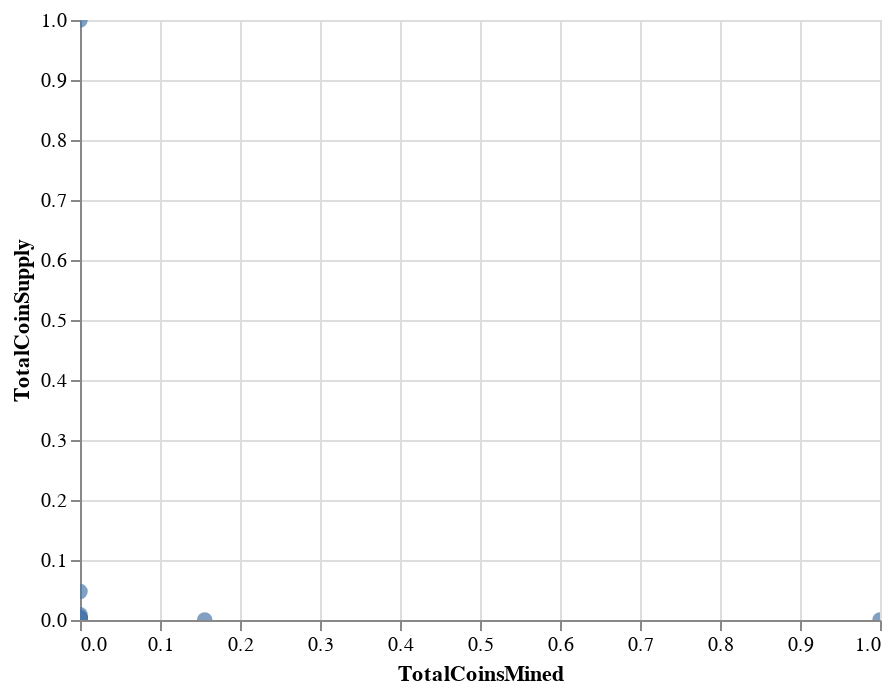

Here is the notebook cell this chart was saved with:
### Code cell
# Plot the scatter with x="TotalCoinsMined" and y="TotalCoinSupply"
source =cluster_scaled

alt.Chart(source).mark_circle(size=60).encode(
     x="TotalCoinsMined",
    y="TotalCoinSupply",
   
).interactive()

### Figure 1 — Vega-Lite specification as saved in the notebook (floating-point values rounded to 4 significant figures; data arrays with more than 128 entries replaced by an {"elided": "..."} marker saying what was removed)
{"config": {"view": {"continuousWidth": 400, "continuousHeight": 300}}, "data": {"name": "data-c42706c2a62802b2839a4b1f4b56e508"}, "mark": {"type": "circle", "size": 60}, "encoding": {"x": {"field": "TotalCoinsMined", "type": "quantitative"}, "y": {"field": "TotalCoinSupply", "type": "quantitative"}}, "selection": {"selector003": {"type": "interval", "bind": "scales", "encodings": ["x", "y"]}}, "$schema": "https://vega.github.io/schema/vega-lite/v4.17.0.json", "datasets": {"data-c42706c2a62802b2839a4b1f4b56e508": {"elided": "342 records"}}}
